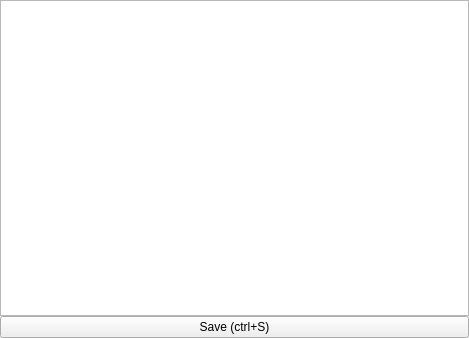
<?xml version="1.0" encoding="UTF-8"?>
<ui version="4.0">
 <class>TextNoteEditComponent</class>
 <widget class="QWidget" name="TextNoteEditComponent">
  <property name="geometry">
   <rect>
    <x>0</x>
    <y>0</y>
    <width>469</width>
    <height>338</height>
   </rect>
  </property>
  <property name="windowTitle">
   <string>Form</string>
  </property>
  <layout class="QVBoxLayout" name="verticalLayout">
   <property name="spacing">
    <number>0</number>
   </property>
   <property name="leftMargin">
    <number>0</number>
   </property>
   <property name="topMargin">
    <number>0</number>
   </property>
   <property name="rightMargin">
    <number>0</number>
   </property>
   <property name="bottomMargin">
    <number>0</number>
   </property>
   <item>
    <widget class="QTextEdit" name="textEdit"/>
   </item>
   <item>
    <layout class="QHBoxLayout" name="horizontalLayout">
     <item>
      <widget class="QPushButton" name="ok_button">
       <property name="text">
        <string>Save (ctrl+S)</string>
       </property>
       <property name="shortcut">
        <string>Ctrl+S</string>
       </property>
      </widget>
     </item>
    </layout>
   </item>
  </layout>
 </widget>
 <resources/>
 <connections/>
</ui>
